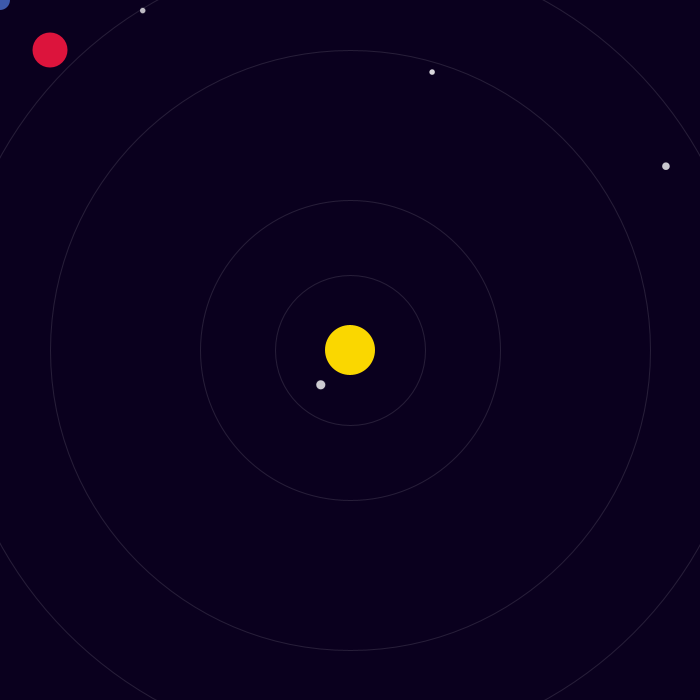
Frame 1 (no input)
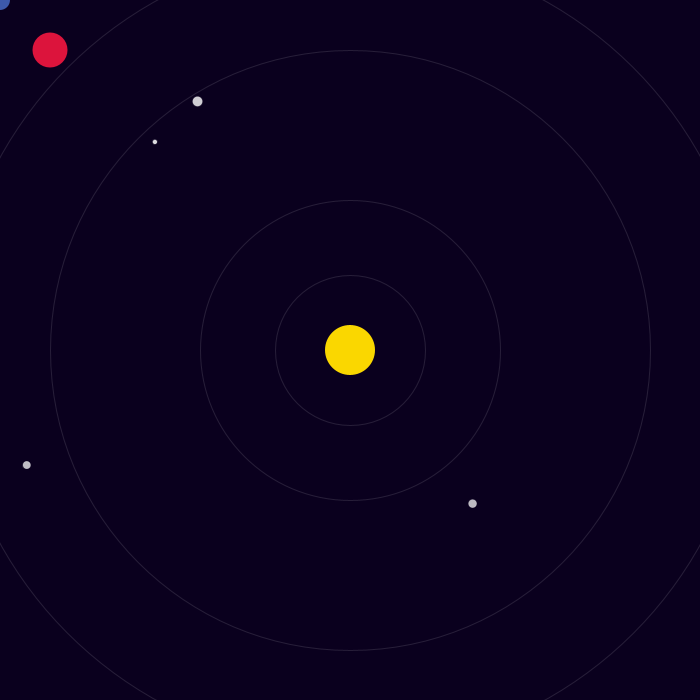
Frame 60 (the mouse pressed at the canvas centre just before this capture)
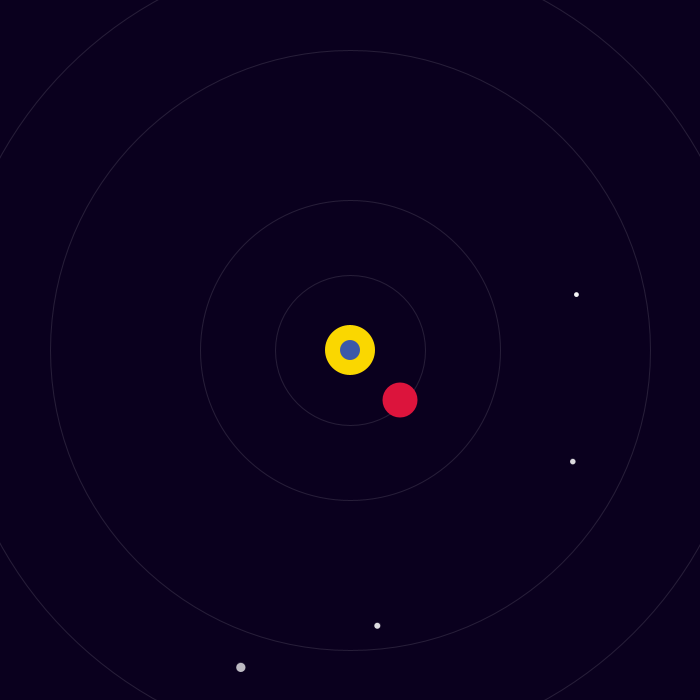
Frame 120 (the mouse held since frame 60 and released just before this capture)

The Processing sketch that drew these frames (run headless with seeded random() and noise(); from frame 60 on, the mouse is pressed at the canvas centre):

// Processing sketch: processing_184359
// ── processing_184359.pde

void setup() {
 size(700, 700);
 noStroke();
  
}
 
void draw() {
  smooth();
  background(10,0,30);
  //orbits
noFill();
stroke(255,30);
strokeWeight(1);
ellipse(350,350,150,150);
ellipse(350,350,300,300);
ellipse(350,350,600,600);
ellipse(350,350,800,800);
//stars
  for(int i = 0; i < 4; i++) {
    float stars = random(3, 10);
    fill(255, random(180, 255));
    ellipse(random(0, 700), random(0,700), stars, stars);
  }
//sun
noStroke();
  fill(250, 215, 0);
  ellipse(width/2, height/2, 50, 50);
//earth
  fill(61,89,171);
  ellipse(mouseX,mouseY,20,20);
 //mars
 fill(220, 20, 60);
 ellipse(mouseY+50,mouseX+50,35,35);
  }
